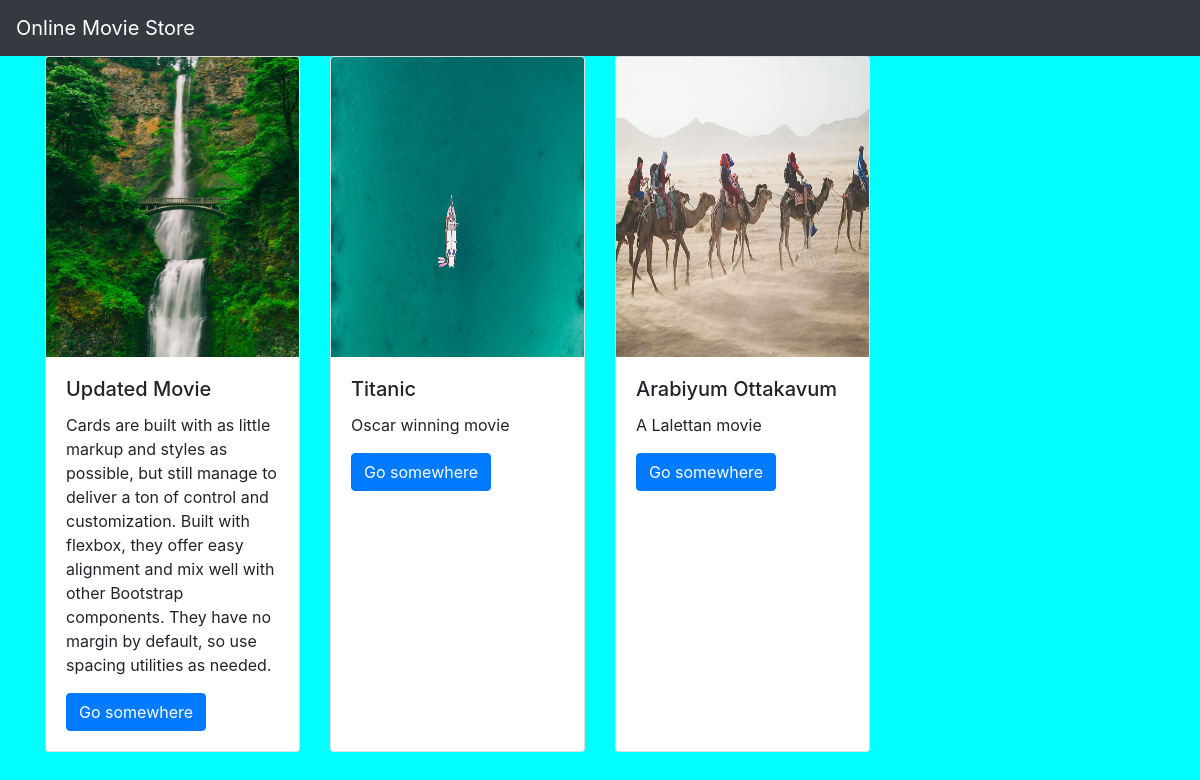
The page / on the database its author committed.
### movieapp/models.py (models this page shows, shortened)
class Movie(models.Model):
    name=models.CharField(max_length=250)
    desc=models.TextField()
    year=models.IntegerField()
    img=models.ImageField(upload_to='gallery')

### movieapp/views.py (the view)
# urls.py: path('',views.index,name='index'),
def index(request):
    movie=Movie.objects.all()
    context={
        'movie_list':movie
    }
    return render(request,'index.html',context)

### templates/index.html
{% extends 'base.html' %}
{% block body %}
<div class="container">
    <div class="row">
      {% for i in movie_list %}
        <div class="col-md-3">
            <div class="card h-100">
                <img src="{{i.img.url}}" class="card-img-top" alt="..." width="500px" height="300px">
  <div class="card-body">
    <h5 class="card-title">{{i.name}}</h5>
    <p class="card-text">{{i.desc}}</p>
    <a href="{% url 'movieapp:detail' i.id %}" class="btn btn-primary">Go somewhere</a>
  </div>
</div>
        </div>
        {% endfor %}
    </div>
</div>
{% endblock %}

### templates/base.html (shortened to what this page needs)
{% load static %}
<!DOCTYPE html>
<html lang="en">
<head>
    <link rel="stylesheet" href="https://cdn.jsdelivr.net/npm/bootstrap@4.0.0/dist/css/bootstrap.min.css">
    <link rel="stylesheet" href="{% static 'style.css' %}">
</head>
<body>
<nav class="navbar navbar-dark bg-dark">
  <a class="navbar-brand" href="#">
    Online Movie Store
  </a>
</nav>
{% block body %}
{% endblock %}
</body>
</html>

### static/style.css (style rules this page uses)
body { background-color:aqua; }

### rows shown on the page
Movie: img (picture), name "Updated Movie", desc "Cards are built with as little markup and styles as possible, but still manage to deliver a ton of control and customization. Built with flexbox, they offer easy alignment and mix well with other Bootstrap components. They have no margin by default, so use spacing utilities as needed."
Movie: img (picture), name "Titanic", desc "Oscar winning movie"
Movie: img (picture), name "Arabiyum Ottakavum", desc "A Lalettan movie"
